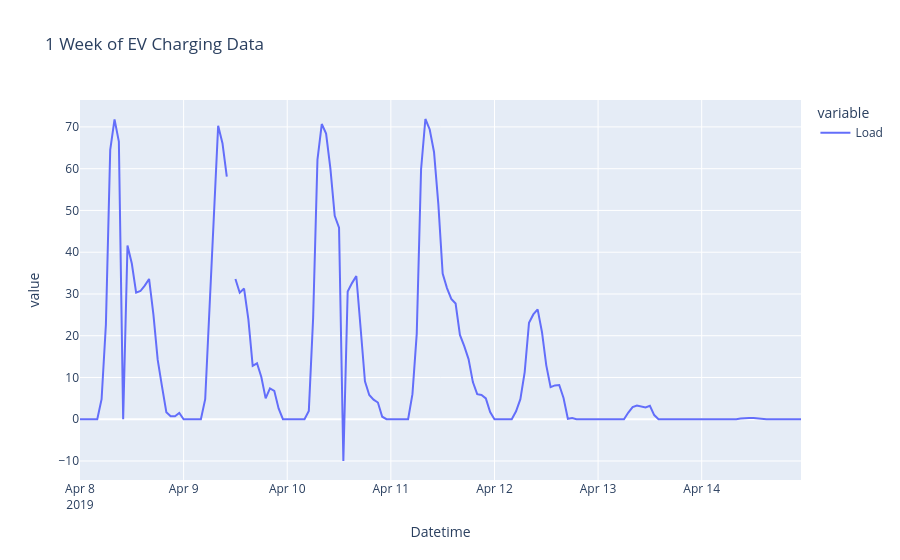

Notebook code for this chart:
### Markdown cell above
Generalmente tre tipi:

1. Dati mancanti
2. Dati fisicamente impossibili
3. Dati rari (outlier)

Perché ci interessa?

- I dati mancanti causano spesso problemi matematici
  - ad es. non si può calcolare la media di `1.8, 2.9, NaN`
- I dati errati o rari possono essere fattualmente scorretti
  - ad es. un contatore guasto
- I dati rari possono essere corretti ma "non vale la pena" modellarli
  - legato alla non-stazionarietà
  - ad es. un modello per i giorni lavorativi, un altro per fine settimana e festività

Strutturati o non strutturati?
- Direi non strutturati
- Sì, puoi etichettare _alcuni_ dati errati, ma non _tutti_ perché semplicemente non li conosci

### Code cell
data = import_data('https://raw.githubusercontent.com/woodjmichael/Basi-Fondamentali-del-Machine-Learning/refs/heads/main/data/ev_charging_station.csv')
data.plot()
data['2019-4-8':'2019-4-14'].plot(title='1 Week of EV Charging Data')

### Figure 1 — Plotly figure (JSON) as saved in the notebook; plotly's stock layout.template omitted (floating-point values rounded to 4 significant figures; data arrays with more than 128 entries replaced by an {"elided": "..."} marker saying what was removed)
{"data": [{"hovertemplate": "variable=Load<br>Datetime=%{x}<br>value=%{y}<extra></extra>", "legendgroup": "Load", "line": {"color": "#636efa", "dash": "solid"}, "marker": {"symbol": "circle"}, "mode": "lines", "name": "Load", "orientation": "v", "showlegend": true, "type": "scatter", "x": {"elided": "168 str values"}, "xaxis": "x", "y": {"elided": "168 float values"}, "yaxis": "y"}], "layout": {"legend": {"title": {"text": "variable"}, "tracegroupgap": 0}, "title": {"text": "1 Week of EV Charging Data"}, "xaxis": {"anchor": "y", "domain": [0, 1], "title": {"text": "Datetime"}}, "yaxis": {"anchor": "x", "domain": [0, 1], "title": {"text": "value"}}}}
